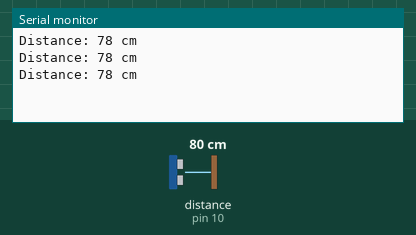
The sketch below on a simulated Arduino Uno, built with avr-gcc and run on an emulated ATmega328P. On the bench: the last lines printed to the serial monitor. Wiring (inferred from the names in the program): ultrasonic range finder: trigger pin 9; echo pin 10. The test bench sets the inputs (shaded band); at power-on: distance to the obstacle (sensor on pin 10) 80 cm. The echo pulse lasts 58.3 µs per cm.

Above: at 1.3 s.
1.4 s: distance to the obstacle (sensor on pin 10) set to 2 cm
At 1.9 s:
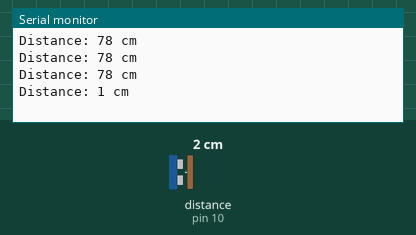
2.9 s: distance to the obstacle (sensor on pin 10) set to 4 cm
At 3.4 s:
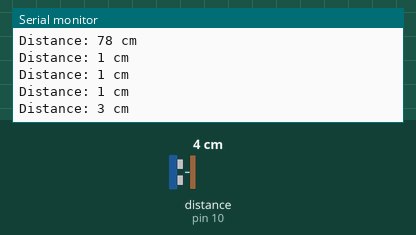
Timing chart, 0 to 5.9 s (numbered marks = the images above; inputs shaded):
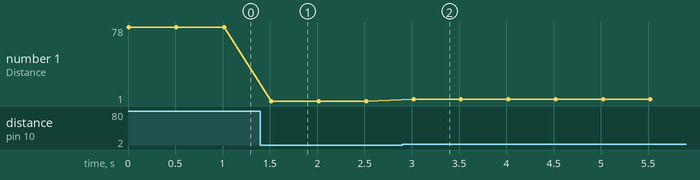

The sketch:

Ultrasonic_Basic.ino
```cpp
// (licence header left out)
// Ορισμός των Pins
const int trigPin = 9;
const int echoPin = 10;

// Μεταβλητές για τον χρόνο και την απόσταση
long duration;
int distance;

void setup() {
  pinMode(trigPin, OUTPUT); // Το Trig στέλνει τον ήχο
  pinMode(echoPin, INPUT);  // Το Echo δέχεται την επιστροφή
  Serial.begin(9600);       // Έναρξη επικοινωνίας με την οθόνη (Serial Monitor)
}

void loop() {
  // Καθαρισμός του trigPin
  digitalWrite(trigPin, LOW);
  delayMicroseconds(2);

  // Αποστολή ήχου για 10 microseconds
  digitalWrite(trigPin, HIGH);
  delayMicroseconds(10);
  digitalWrite(trigPin, LOW);

  // Ανάγνωση του χρόνου επιστροφής
  duration = pulseIn(echoPin, HIGH);

  // Υπολογισμός απόστασης σε εκατοστά (cm)
  // Ταχύτητα ήχου / 2 (γιατί η διαδρομή είναι πήγαινε-έλα)
  distance = duration * 0.034 / 2;

  // Εμφάνιση αποτελέσματος στο Serial Monitor
  Serial.print("Distance: ");
  Serial.print(distance);
  Serial.println(" cm");

  delay(500); // Μικρή παύση πριν την επόμενη μέτρηση
}
```

Measured:
- after the input at 1.4 s, the serial monitor: prints a new line after 0.12 s (image 1)
- after the input at 2.9 s, the serial monitor: prints a new line after 0.12 s (image 2)
- plotted number 1: 78 → 1 after the input at 1.4 s, 1 → 3 after the input at 2.9 s
